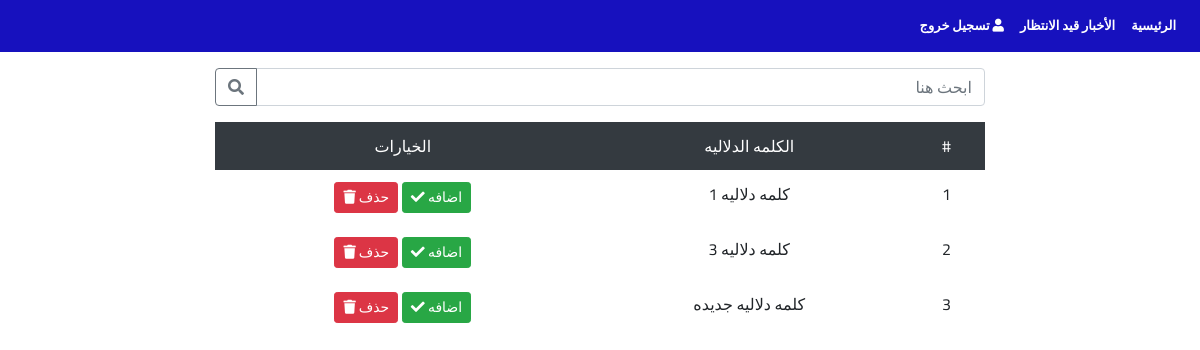
The page /dashboard/tags-page/1/65 (signed in) on the database its author committed.
### news/models.py (models this page shows, shortened)
class Tag(models.Model):
    text = models.CharField(max_length=20)

### user/views.py (the view)
# urls.py: path('tags-page/<int:page>/<int:pk>', tags_page, name='tags-page'),
@login_required
def tags_page(request, page, pk):
    my_user = user.objects.get(id=request.user.id)
    is_chairman = (my_user.type == 'chairman')
    is_chef = (my_user.type == 'editor_in_chief')
    cond = News.objects.filter(pk=pk, user=request.user).count()
    if my_user.type == 'chairman' or my_user.type == 'editor_in_chief' or cond > 0:
        tags = Tag.objects.all()
        if request.GET.get('search'):
            tags = Tag.objects.filter(text__icontains=request.GET.get('search'))
        paginator = Paginator(tags, 10)
        try:
            tags = paginator.page(page)
        except PageNotAnInteger:
            tags = paginator.page(1)
        except EmptyPage:
            tags = paginator.page(paginator.num_pages)
        news = News.objects.filter(pk=pk).last()
        context = {
            'is_chairman': is_chairman,
            'is_chef': is_chef,
            'tags': tags,
            'news': news,
        }
        return render(request, 'tags_page.html', context)
    return redirect('news_details', pk=pk)

### templates/tags_page.html (shortened to what this page needs)
{% extends 'dashboard/base.html' %}
{% load static %}
{% block contain %}
<div class="container-fluid mt-3">
    <div class="row">
        <div class="col-sm-1 col-md-4 col-lg-2">
        </div>
        <div class="col-sm-10 col-md-4 col-lg-8">
            <form method="GET" action="{% url 'tags-page' 1 news.pk %}">
                <div class="input-group mb-3">
                    <input type="search" class="form-control" name="search" placeholder="ابحث هنا"
                           aria-label="Recipient's username"
                           aria-describedby="basic-addon2">
                    <div class="input-group-append">
                        <button class="btn btn-outline-secondary" type="submit">
                            <i class="fas fa-search"></i>
                        </button>
                    </div>
                </div>
            </form>
            <table class="table table-borderless">
                <thead class="thead-dark">
                <tr>
                    <th class="text-center" scope="col">#</th>
                    <th class="text-center" scope="col">الكلمه الدلاليه</th>
                    <th class="text-center" scope="col">الخيارات</th>
                </tr>
                </thead>
                <tbody>
                {% for tag in tags %}
                <tr>
                    <td class="text-center" scope="row">{{forloop.counter}}</td>
                    <td class="text-center" scope="col">{{tag.text}}</td>
                    <td class="text-center">
                        <a class="btn btn-sm btn-success" href="{% url 'add-tag-to-news' news.pk tag.pk%}"> اضافه <i
                                class="fas fa-check"></i>
                        </a>
                        <a class="btn btn-sm btn-danger" href="{% url 'delete-tag-from-news' news.pk tag.pk%}"> حذف <i
                                class="fas fa-trash"></i>
                        </a>
                    </td>
                </tr>
                {% endfor %}
                </tbody>
            </table>
        </div>
        <div class="col-sm-1 col-md-4 col-lg-2">
        </div>
    </div>
</div>
{% endblock contain%}

### static/assets/css/style.css (style rules this page uses)
html { scroll-behavior: smooth; }
body { font-family: "Cairo", sans-serif; direction: rtl; }
.table-borderless tbody + tbody, .table-borderless td, .table-borderless th, .table-borderless thead th { font-weight: normal; }

### rows shown on the page
Tag: text "كلمه دلاليه 1"
Tag: text "كلمه دلاليه 3"
Tag: text "كلمه دلاليه جديده"
